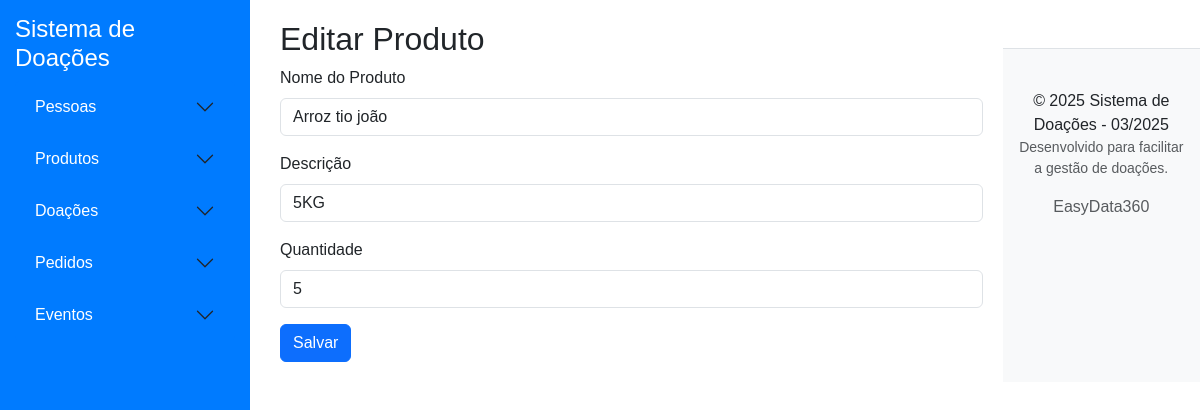
Before: /editar_produto/1 with the older database file.
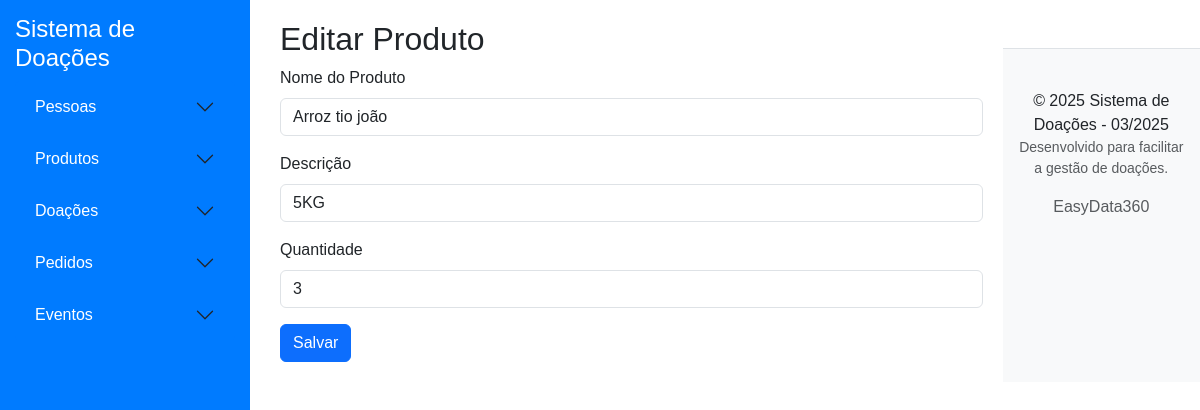
After: the same page with the newer database file.
### app/models/produto.py (models this page shows, shortened)
class Produto(db.Model):
    __tablename__ = 'produtos'
    id = db.Column(db.Integer, primary_key=True)
    nome_produto = db.Column(db.String(100), nullable=False, unique=True)  # Evita duplicação
    descricao = db.Column(db.String(255), nullable=True)
    quantidade = db.Column(db.Integer, nullable=False, default=0)
    data_entrada = db.Column(db.DateTime, nullable=False)

### app/controllers/produto_controller.py (the view, shortened to what this page needs)
def editar_produto(id):
    produto = Produto.query.get_or_404(id)
    return render_template('produtos/editar.html', produto=produto)

### app/templates/produtos/editar.html
{% extends 'base.html' %}
{% block content %}
<h2>Editar Produto</h2>
<form method="POST">
    <div class="mb-3">
        <label for="nome_produto" class="form-label">Nome do Produto</label>
        <input type="text" class="form-control" id="nome_produto" name="nome_produto" value="{{ produto.nome_produto }}" required>
    </div>
    <div class="mb-3">
        <label for="descricao" class="form-label">Descrição</label>
        <input type="text" class="form-control" id="descricao" name="descricao" value="{{ produto.descricao }}">
    </div>
    <div class="mb-3">
        <label for="quantidade" class="form-label">Quantidade</label>
        <input type="number" class="form-control" id="quantidade" name="quantidade" value="{{ produto.quantidade }}" required>
    </div>
    <button type="submit" class="btn btn-primary">Salvar</button>
</form>
{% endblock %}

Changed rows visible on the page:
changed Produto "Arroz tio joão": quantidade "5" → "3"
